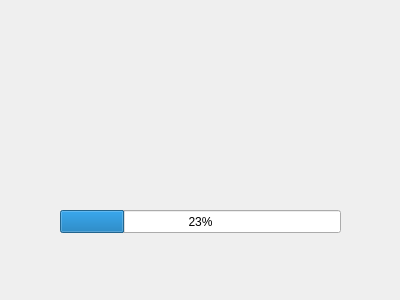
<?xml version="1.0" encoding="UTF-8"?>
<ui version="4.0">
 <class>Modem</class>
 <widget class="QDialog" name="Modem">
  <property name="geometry">
   <rect>
    <x>0</x>
    <y>0</y>
    <width>400</width>
    <height>300</height>
   </rect>
  </property>
  <property name="windowTitle">
   <string>Dialog</string>
  </property>
  <widget class="QProgressBar" name="progress">
   <property name="geometry">
    <rect>
     <x>60</x>
     <y>210</y>
     <width>281</width>
     <height>23</height>
    </rect>
   </property>
   <property name="value">
    <number>23</number>
   </property>
   <property name="format">
    <string>%p%</string>
   </property>
  </widget>
 </widget>
 <resources/>
 <connections/>
</ui>
